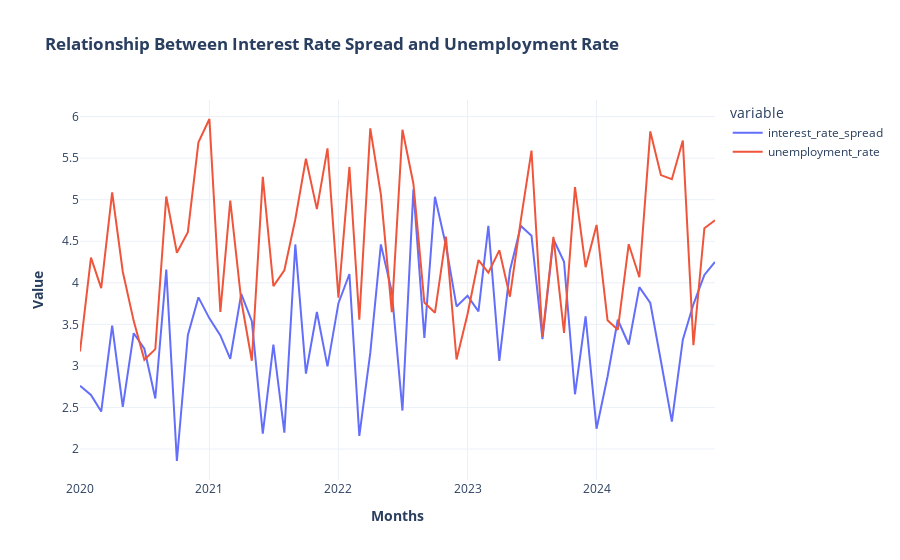

Notebook code cell kept with this figure:
### Markdown cell above
RELATIONSHIP BETWEEN THE INTEREST RATE SPREAD AND UNEMPLOYMENT RATE OVER TIME

### Code cell
fig3 = px.line(df, x="date", y=['interest_rate_spread', 'unemployment_rate'],title='<b>Relationship Between Interest Rate Spread and Unemployment Rate</b>',
              labels={'date': '<b>Months</b>', 'value': '<b>Value</b>'},
              template='plotly_white')
fig3.update_yaxes(title_text="<b>Value</b>")
fig3.show()
